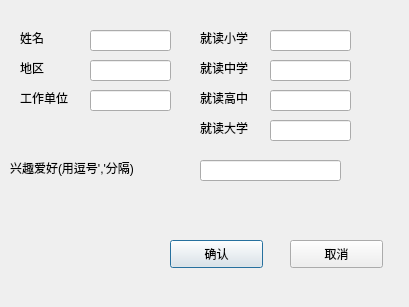
<?xml version="1.0" encoding="UTF-8"?>
<ui version="4.0">
 <class>AddDialog</class>
 <widget class="QDialog" name="AddDialog">
  <property name="geometry">
   <rect>
    <x>0</x>
    <y>0</y>
    <width>409</width>
    <height>307</height>
   </rect>
  </property>
  <property name="windowTitle">
   <string>Dialog</string>
  </property>
  <widget class="QPushButton" name="pushButton">
   <property name="geometry">
    <rect>
     <x>170</x>
     <y>240</y>
     <width>93</width>
     <height>28</height>
    </rect>
   </property>
   <property name="text">
    <string>确认</string>
   </property>
  </widget>
  <widget class="QPushButton" name="pushButton_2">
   <property name="geometry">
    <rect>
     <x>290</x>
     <y>240</y>
     <width>93</width>
     <height>28</height>
    </rect>
   </property>
   <property name="text">
    <string>取消</string>
   </property>
  </widget>
  <widget class="QLineEdit" name="lineEdit_name">
   <property name="geometry">
    <rect>
     <x>90</x>
     <y>30</y>
     <width>81</width>
     <height>21</height>
    </rect>
   </property>
  </widget>
  <widget class="QLabel" name="label">
   <property name="geometry">
    <rect>
     <x>20</x>
     <y>30</y>
     <width>72</width>
     <height>15</height>
    </rect>
   </property>
   <property name="text">
    <string>姓名</string>
   </property>
  </widget>
  <widget class="QLabel" name="label_2">
   <property name="geometry">
    <rect>
     <x>20</x>
     <y>60</y>
     <width>71</width>
     <height>16</height>
    </rect>
   </property>
   <property name="text">
    <string>地区</string>
   </property>
  </widget>
  <widget class="QLineEdit" name="lineEdit_area">
   <property name="geometry">
    <rect>
     <x>90</x>
     <y>60</y>
     <width>81</width>
     <height>21</height>
    </rect>
   </property>
  </widget>
  <widget class="QLineEdit" name="lineEdit_pri">
   <property name="geometry">
    <rect>
     <x>270</x>
     <y>30</y>
     <width>81</width>
     <height>21</height>
    </rect>
   </property>
  </widget>
  <widget class="QLabel" name="label_3">
   <property name="geometry">
    <rect>
     <x>200</x>
     <y>30</y>
     <width>71</width>
     <height>16</height>
    </rect>
   </property>
   <property name="text">
    <string>就读小学</string>
   </property>
  </widget>
  <widget class="QLineEdit" name="lineEdit_jun">
   <property name="geometry">
    <rect>
     <x>270</x>
     <y>60</y>
     <width>81</width>
     <height>21</height>
    </rect>
   </property>
  </widget>
  <widget class="QLabel" name="label_4">
   <property name="geometry">
    <rect>
     <x>200</x>
     <y>60</y>
     <width>71</width>
     <height>16</height>
    </rect>
   </property>
   <property name="text">
    <string>就读中学</string>
   </property>
  </widget>
  <widget class="QLabel" name="label_5">
   <property name="geometry">
    <rect>
     <x>200</x>
     <y>90</y>
     <width>71</width>
     <height>16</height>
    </rect>
   </property>
   <property name="text">
    <string>就读高中</string>
   </property>
  </widget>
  <widget class="QLineEdit" name="lineEdit_high">
   <property name="geometry">
    <rect>
     <x>270</x>
     <y>90</y>
     <width>81</width>
     <height>21</height>
    </rect>
   </property>
  </widget>
  <widget class="QLineEdit" name="lineEdit_work">
   <property name="geometry">
    <rect>
     <x>90</x>
     <y>90</y>
     <width>81</width>
     <height>21</height>
    </rect>
   </property>
  </widget>
  <widget class="QLabel" name="label_6">
   <property name="geometry">
    <rect>
     <x>20</x>
     <y>90</y>
     <width>71</width>
     <height>16</height>
    </rect>
   </property>
   <property name="text">
    <string>工作单位</string>
   </property>
  </widget>
  <widget class="QLineEdit" name="lineEdit_univ">
   <property name="geometry">
    <rect>
     <x>270</x>
     <y>120</y>
     <width>81</width>
     <height>21</height>
    </rect>
   </property>
   <property name="text">
    <string/>
   </property>
  </widget>
  <widget class="QLabel" name="label_univ">
   <property name="geometry">
    <rect>
     <x>200</x>
     <y>120</y>
     <width>71</width>
     <height>16</height>
    </rect>
   </property>
   <property name="text">
    <string>就读大学</string>
   </property>
  </widget>
  <widget class="QLabel" name="label_7">
   <property name="geometry">
    <rect>
     <x>10</x>
     <y>160</y>
     <width>181</width>
     <height>16</height>
    </rect>
   </property>
   <property name="text">
    <string>兴趣爱好(用逗号','分隔)</string>
   </property>
  </widget>
  <widget class="QLineEdit" name="lineEdit_like">
   <property name="geometry">
    <rect>
     <x>200</x>
     <y>160</y>
     <width>141</width>
     <height>21</height>
    </rect>
   </property>
  </widget>
 </widget>
 <resources/>
 <connections/>
</ui>
